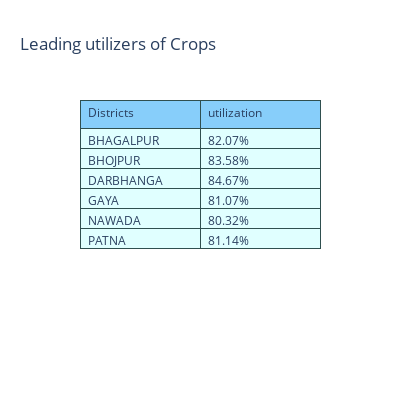

The notebook cell this image was saved under:
### Markdown cell above
#### Districts who utilises most of their Agricultural land (more than 80%)

### Code cell
df_max_util=df_cult_land.groupby(by='District').sum().reset_index()
df_max_util['util']=((df_max_util['Net Area Sown']/df_max_util['Cropped Area'])*100).map("{:,.2f}%".format)
# df_max_util[df_max_util['util']>='80.00%']
fig = go.Figure(data=[go.Table(
    header=dict(values=['Districts','utilization'],
                line_color='darkslategray',
                fill_color='lightskyblue',
                align='left'),
    cells=dict(values=[df_max_util[df_max_util['util']>='80.00%']['District'], # 1st column
                       df_max_util[df_max_util['util']>='80.00%']['util']], # 2nd column
               line_color='darkslategray',
               fill_color='lightcyan',
               align='left'))
],)

fig.update_layout(width=400, height=400,title='Leading utilizers of Crops')
fig.show()

### Figure 1 — Plotly figure (JSON) as saved in the notebook; plotly's stock layout.template omitted (floating-point values rounded to 4 significant figures)
{"data": [{"cells": {"align": "left", "fill": {"color": "lightcyan"}, "line": {"color": "darkslategray"}, "values": [["BHAGALPUR", "BHOJPUR", "DARBHANGA", "GAYA", "NAWADA", "PATNA"], ["82.07%", "83.58%", "84.67%", "81.07%", "80.32%", "81.14%"]]}, "header": {"align": "left", "fill": {"color": "lightskyblue"}, "line": {"color": "darkslategray"}, "values": ["Districts", "utilization"]}, "type": "table"}], "layout": {"height": 400, "title": {"text": "Leading utilizers of Crops"}, "width": 400}}
